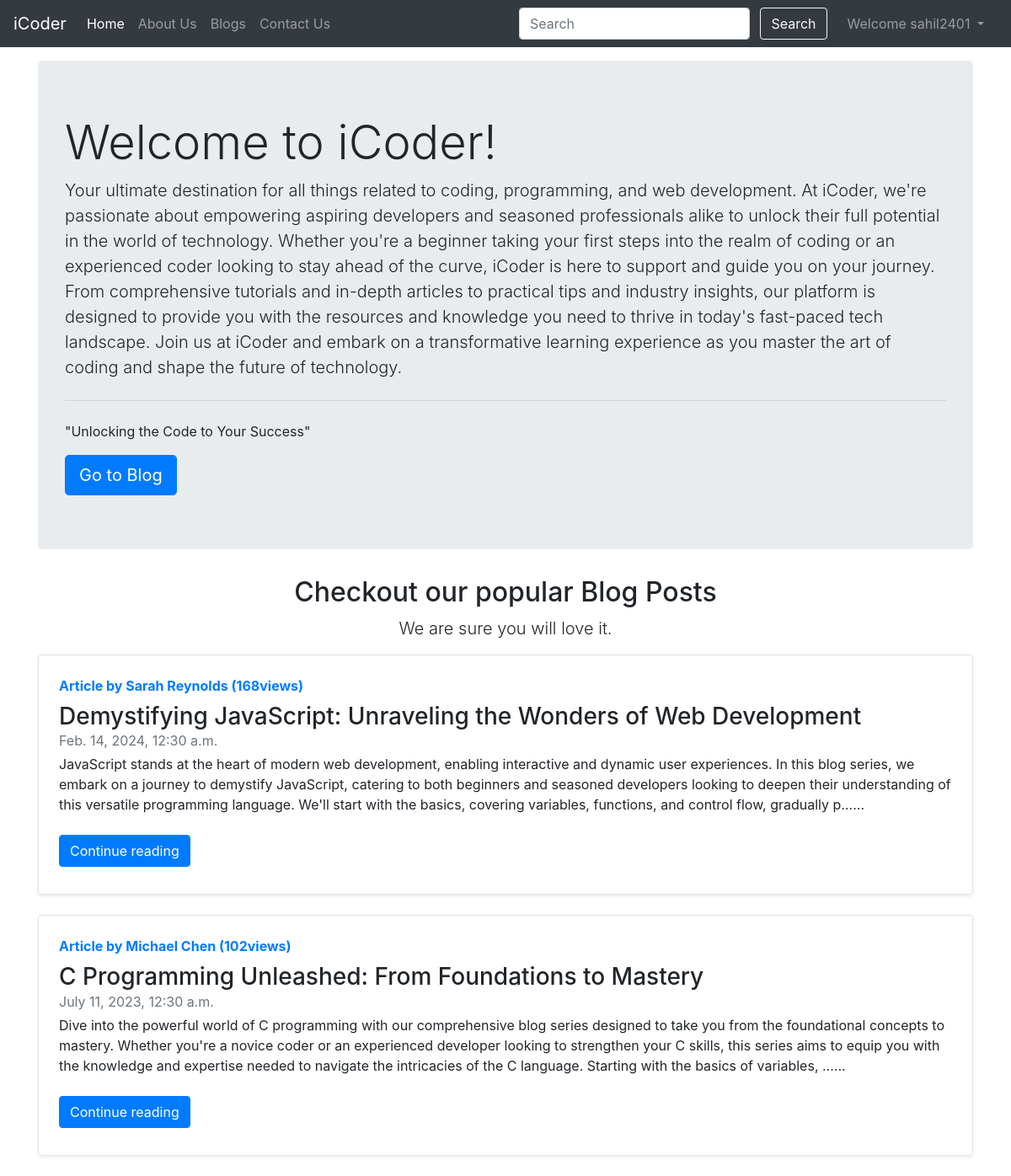
Screenshot of / (signed in) with the database file from the repository.
### blog/models.py (models this page shows, shortened)
class Post(models.Model):
    sno = models.AutoField(primary_key=True)
    title = models.CharField(max_length=250)
    author = models.CharField(max_length=100)
    content = models.TextField()
    slug = models.CharField(max_length=100)
    views = models.IntegerField(default=20)
    timeStamp = models.DateTimeField(blank=True)

### home/views.py (the view)
# urls.py: path('',views.home,name='home'),
def home(request):
    allPosts = Post.objects.all()
    context = {'allPosts':allPosts}
    return render(request,'home/home.html',context)

### templates/home/home.html (shortened to what this page needs)
{% extends "base.html" %}
{% block homeactive %} active{% endblock homeactive %}
{% block body %}
<div class="container my-3">
    <div class="jumbotron">
        <h1 class="display-4">Welcome to iCoder!</h1>
        <p class="lead">Your ultimate destination for all things related to coding, programming, and web development. At iCoder, we're passionate about empowering aspiring developers and seasoned professionals alike to unlock their full potential in the world of technology. Whether you're a beginner taking your first steps into the realm of coding or an experienced coder looking to stay ahead of the curve, iCoder is here to support and guide you on your journey. From comprehensive tutorials and in-depth articles to practical tips and industry insights, our platform is designed to provide you with the resources and knowledge you need to thrive in today's fast-paced tech landscape. Join us at iCoder and embark on a transformative learning experience as you master the art of coding and shape the future of technology.
        </p>
        <hr class="my-4">
        <p>"Unlocking the Code to Your Success"</p>
        <a class="btn btn-primary btn-lg" href="/blogs" role="button">Go to Blog</a>
    </div>
</div>
<div class="container my-3">
    <div class="text-center">
        <h2>Checkout our popular Blog Posts</h2>
        <p class="lead">We are sure you will love it.</p>
    </div>
    {% for post in allPosts  %}
    {% if post.views > 100 %}
    <div class="row no-gutters border rounded overflow-hidden flex-md-row mb-4 shadow-sm h-md-250 position-relative">
        <div class="col p-4 d-flex flex-column position-static">
            <strong class="d-inline-block mb-2 text-primary">Article by {{post.author}} ({{post.views}}views)</strong>
            <h3 class="mb-0">{{post.title}}</h3>
            <div class="mb-1 text-muted">{{post.timeStamp}}</div>
            <p class="card-text mb-auto"><div class="preview">{{post.content| safe | truncatechars:400}}...</div></p>
                <div class='my-2'>
            <a href="/blogs/{{post.slug}}" role="button" class="btn btn-primary">Continue reading</a>
        </div>
    </div>
    </div>
    {% endif %}
    {% endfor %}
</div>
{% endblock body %}

### templates/base.html (shortened to what this page needs)
<!doctype html>
<html lang="en">
<head>
  <link rel="stylesheet" href="https://cdn.jsdelivr.net/npm/bootstrap@4.6.2/dist/css/bootstrap.min.css"
>
</head>
<body>
  <nav class="navbar navbar-expand-lg navbar-dark bg-dark">
    <a class="navbar-brand" href="/">iCoder</a>
    <div class="collapse navbar-collapse" id="navbarSupportedContent">
      <ul class="navbar-nav mr-auto">
        <li class="nav-item {% block homeactive %}{% endblock homeactive %}">
          <a class="nav-link" href="/">Home <span class="sr-only">(current)</span></a>
        </li>
        <li class="nav-item {% block aboutactive %}{% endblock aboutactive %}">
          <a class="nav-link" href="/about">About Us</a>
        </li>
        <li class="nav-item {% block blogactive %}{% endblock blogactive %}">
          <a class="nav-link" href="/blogs">Blogs</a>
        </li>
        <li class="nav-item {% block contactactive %}{% endblock contactactive %}">
          <a class="nav-link" href="/contact">Contact Us</a>
        </li>
      </ul>
      <div class="ml-auto form-inline ">
      <form method="get" action="/search" class="my-2 my-lg-0">
        <input class="form-control mr-sm-2" type="search" placeholder="Search" aria-label="Search" name="query"
          id="query">
        <button class="btn btn-outline-light my-2 my-sm-0 mr-3" type="submit">Search</button>
      </form>
      {% if user.is_authenticated %}
      <ul class="navbar-nav mr-2">
        <li class="nav-item dropdown">
          <a class="nav-link dropdown-toggle" href="#" role="button" data-toggle="dropdown" aria-expanded="false">
           Welcome {{request.user}}
          </a>
        </li>
      </ul>
      {% endif %}
  </nav>
  {% block body %}{% endblock body %}
</body>
</html>

### rows the page displays
Post: author "Sarah Reynolds", views "168", title "Demystifying JavaScript: Unraveling the Wonders of Web Development", timeStamp "Feb. 14, 2024, 12:30 a.m.", content "JavaScript stands at the heart of modern web development, enabling interactive and dynamic user experiences. In this blog series, we embark on a journey to demystify JavaScript, catering to both beginners and seasoned developers looking to deepen their understanding of this versatile programming language. We'll start with the basics, covering variables, functions, and control flow, gradually p…"
Post: author "Michael Chen", views "102", title "C Programming Unleashed: From Foundations to Mastery", timeStamp "July 11, 2023, 12:30 a.m.", content "Dive into the powerful world of C programming with our comprehensive blog series designed to take you from the foundational concepts to mastery. Whether you're a novice coder or an experienced developer looking to strengthen your C skills, this series aims to equip you with the knowledge and expertise needed to navigate the intricacies of the C language. Starting with the basics of variables, …"

### other values shown
{{ request.user }} "sahil2401"
